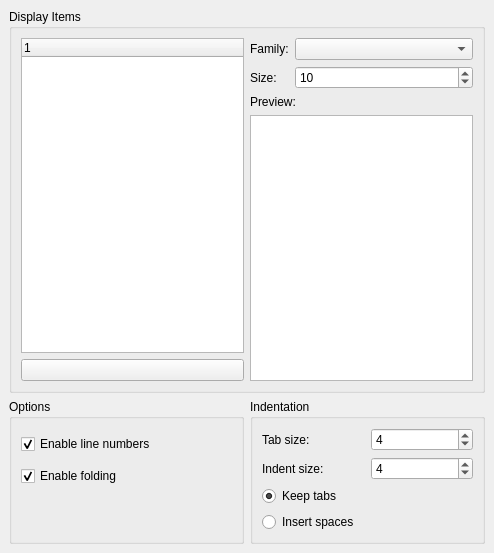
<ui version="4.0" >
 <author></author>
 <comment></comment>
 <exportmacro></exportmacro>
 <class>Gui::Dialog::DlgEditorSettings</class>
 <widget class="QWidget" name="Gui::Dialog::DlgEditorSettings" >
  <property name="geometry" >
   <rect>
    <x>0</x>
    <y>0</y>
    <width>494</width>
    <height>553</height>
   </rect>
  </property>
  <property name="windowTitle" >
   <string>Editor</string>
  </property>
  <layout class="QGridLayout" >
   <property name="margin" >
    <number>9</number>
   </property>
   <property name="spacing" >
    <number>6</number>
   </property>
   <item row="1" column="0" >
    <widget class="QGroupBox" name="GroupBox2" >
     <property name="title" >
      <string>Options</string>
     </property>
     <layout class="QVBoxLayout" >
      <property name="margin" >
       <number>9</number>
      </property>
      <property name="spacing" >
       <number>6</number>
      </property>
      <item>
       <widget class="Gui::PrefCheckBox" name="EnableLineNumber" >
        <property name="focusPolicy" >
         <enum>Qt::TabFocus</enum>
        </property>
        <property name="text" >
         <string>Enable line numbers</string>
        </property>
        <property name="checked" >
         <bool>true</bool>
        </property>
        <property name="prefEntry" stdset="0" >
         <cstring>EnableLineNumber</cstring>
        </property>
        <property name="prefPath" stdset="0" >
         <cstring>Editor</cstring>
        </property>
       </widget>
      </item>
      <item>
       <widget class="Gui::PrefCheckBox" name="EnableFolding" >
        <property name="text" >
         <string>Enable folding</string>
        </property>
        <property name="checked" >
         <bool>true</bool>
        </property>
        <property name="prefEntry" stdset="0" >
         <cstring>EnableFolding</cstring>
        </property>
        <property name="prefPath" stdset="0" >
         <cstring>Editor</cstring>
        </property>
       </widget>
      </item>
      <item>
       <spacer>
        <property name="orientation" >
         <enum>Qt::Vertical</enum>
        </property>
        <property name="sizeType" >
         <enum>QSizePolicy::Ignored</enum>
        </property>
        <property name="sizeHint" >
         <size>
          <width>20</width>
          <height>40</height>
         </size>
        </property>
       </spacer>
      </item>
     </layout>
    </widget>
   </item>
   <item row="1" column="1" >
    <widget class="QGroupBox" name="groupBoxIndent" >
     <property name="title" >
      <string>Indentation</string>
     </property>
     <layout class="QGridLayout" >
      <property name="margin" >
       <number>9</number>
      </property>
      <property name="spacing" >
       <number>6</number>
      </property>
      <item row="3" column="0" colspan="2" >
       <widget class="Gui::PrefRadioButton" name="radioSpaces" >
        <property name="text" >
         <string>Insert spaces</string>
        </property>
        <property name="prefEntry" stdset="0" >
         <cstring>Spaces</cstring>
        </property>
        <property name="prefPath" stdset="0" >
         <cstring>Editor</cstring>
        </property>
       </widget>
      </item>
      <item row="0" column="0" >
       <widget class="QLabel" name="textLabel1" >
        <property name="text" >
         <string>Tab size:</string>
        </property>
       </widget>
      </item>
      <item row="0" column="1" >
       <widget class="Gui::PrefSpinBox" name="tabSize" >
        <property name="value" >
         <number>4</number>
        </property>
        <property name="prefEntry" stdset="0" >
         <cstring>TabSize</cstring>
        </property>
        <property name="prefPath" stdset="0" >
         <cstring>Editor</cstring>
        </property>
       </widget>
      </item>
      <item row="1" column="0" >
       <widget class="QLabel" name="textLabel2" >
        <property name="text" >
         <string>Indent size:</string>
        </property>
       </widget>
      </item>
      <item row="1" column="1" >
       <widget class="Gui::PrefSpinBox" name="indentSize" >
        <property name="value" >
         <number>4</number>
        </property>
        <property name="prefEntry" stdset="0" >
         <cstring>IndentSize</cstring>
        </property>
        <property name="prefPath" stdset="0" >
         <cstring>Editor</cstring>
        </property>
       </widget>
      </item>
      <item row="2" column="0" colspan="2" >
       <widget class="Gui::PrefRadioButton" name="radioTabs" >
        <property name="text" >
         <string>Keep tabs</string>
        </property>
        <property name="checked" >
         <bool>true</bool>
        </property>
        <property name="prefEntry" stdset="0" >
         <cstring>Tabs</cstring>
        </property>
        <property name="prefPath" stdset="0" >
         <cstring>Editor</cstring>
        </property>
       </widget>
      </item>
     </layout>
    </widget>
   </item>
   <item row="0" column="0" colspan="2" >
    <widget class="QGroupBox" name="GroupBox5" >
     <property name="sizePolicy" >
      <sizepolicy>
       <hsizetype>5</hsizetype>
       <vsizetype>7</vsizetype>
       <horstretch>0</horstretch>
       <verstretch>0</verstretch>
      </sizepolicy>
     </property>
     <property name="title" >
      <string>Display Items</string>
     </property>
     <layout class="QGridLayout" >
      <property name="margin" >
       <number>9</number>
      </property>
      <property name="spacing" >
       <number>6</number>
      </property>
      <item row="1" column="2" >
       <widget class="Gui::PrefSpinBox" name="fontSize" >
        <property name="sizePolicy" >
         <sizepolicy>
          <hsizetype>7</hsizetype>
          <vsizetype>0</vsizetype>
          <horstretch>0</horstretch>
          <verstretch>0</verstretch>
         </sizepolicy>
        </property>
        <property name="minimum" >
         <number>1</number>
        </property>
        <property name="value" >
         <number>10</number>
        </property>
        <property name="prefEntry" stdset="0" >
         <cstring>FontSize</cstring>
        </property>
        <property name="prefPath" stdset="0" >
         <cstring>Editor</cstring>
        </property>
       </widget>
      </item>
      <item rowspan="4" row="0" column="0" >
       <widget class="QTreeWidget" name="displayItems" >
        <property name="rootIsDecorated" >
         <bool>false</bool>
        </property>
       </widget>
      </item>
      <item row="4" column="0" >
       <widget class="Gui::ColorButton" name="colorButton" >
        <property name="minimumSize" >
         <size>
          <width>140</width>
          <height>0</height>
         </size>
        </property>
        <property name="focusPolicy" >
         <enum>Qt::TabFocus</enum>
        </property>
        <property name="text" >
         <string/>
        </property>
       </widget>
      </item>
      <item row="0" column="1" >
       <widget class="QLabel" name="TextLabel3" >
        <property name="text" >
         <string>Family:</string>
        </property>
       </widget>
      </item>
      <item row="1" column="1" >
       <widget class="QLabel" name="TextLabel4" >
        <property name="text" >
         <string>Size:</string>
        </property>
       </widget>
      </item>
      <item row="0" column="2" >
       <widget class="QComboBox" name="fontFamily" >
        <property name="sizePolicy" >
         <sizepolicy>
          <hsizetype>7</hsizetype>
          <vsizetype>0</vsizetype>
          <horstretch>0</horstretch>
          <verstretch>0</verstretch>
         </sizepolicy>
        </property>
       </widget>
      </item>
      <item row="2" column="1" colspan="2" >
       <widget class="QLabel" name="label" >
        <property name="sizePolicy" >
         <sizepolicy>
          <hsizetype>5</hsizetype>
          <vsizetype>0</vsizetype>
          <horstretch>0</horstretch>
          <verstretch>0</verstretch>
         </sizepolicy>
        </property>
        <property name="text" >
         <string>Preview:</string>
        </property>
       </widget>
      </item>
      <item rowspan="2" row="3" column="1" colspan="2" >
       <widget class="QTextEdit" name="textEdit1" >
       </widget>
      </item>
     </layout>
    </widget>
   </item>
  </layout>
 </widget>
 <layoutdefault spacing="6" margin="11" />
 <customwidgets>
  <customwidget>
   <class>Gui::ColorButton</class>
   <extends>QPushButton</extends>
   <header>Gui/Widgets.h</header>
   <container>0</container>
   <pixmap></pixmap>
  </customwidget>
  <customwidget>
   <class>Gui::PrefCheckBox</class>
   <extends>QCheckBox</extends>
   <header>Gui/PrefWidgets.h</header>
   <container>0</container>
   <pixmap></pixmap>
  </customwidget>
  <customwidget>
   <class>Gui::PrefSpinBox</class>
   <extends>QSpinBox</extends>
   <header>Gui/PrefWidgets.h</header>
   <container>0</container>
   <pixmap></pixmap>
  </customwidget>
  <customwidget>
   <class>Gui::PrefRadioButton</class>
   <extends>QRadioButton</extends>
   <header>Gui/PrefWidgets.h</header>
   <container>0</container>
   <pixmap></pixmap>
  </customwidget>
 </customwidgets>
 <tabstops>
  <tabstop>fontFamily</tabstop>
  <tabstop>EnableLineNumber</tabstop>
  <tabstop>EnableFolding</tabstop>
  <tabstop>tabSize</tabstop>
  <tabstop>indentSize</tabstop>
  <tabstop>colorButton</tabstop>
 </tabstops>
 <resources/>
 <connections/>
</ui>
